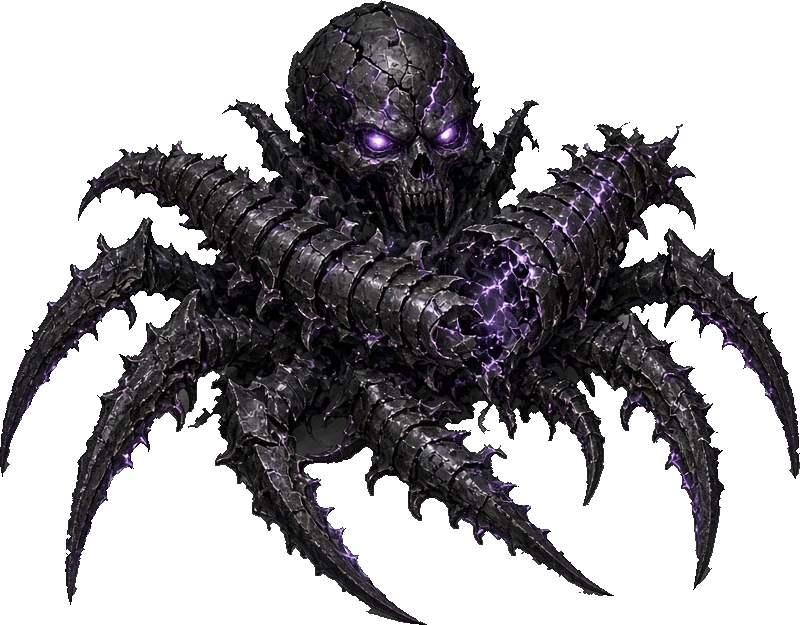
#> input picture art/bosses/coilspire/hitdeath_v1/remains_plate.png, 800 x 625 px, given in place of sov_front.png, which was not available
$ python sov3.py out.png
#> lines starting #> are read from the running program, lines starting #| are printed output that depends on the picture; after the words box and inside, x2 and y2 are one past the last pixel; in counts of white or black regions, pixels touching at a corner belong together; pictures that were not available may be replaced by others from this repository, and a replacement may not be noted
### art/bosses/sheaf_sovereign/scripts/rig2.py
import numpy as np, cv2, os, subprocess, sys
from PIL import Image, ImageDraw, ImageFont, ImageFilter
from scipy import ndimage as nd
def load(n): return np.array(Image.open(n).convert('RGBA'))
# [5 lines left out: function poly, not called in this run]
# landmarks in key-half coords (640x720)
RIG={
 ('war','front'):dict(neck=(285,155),head=[(235,30),(330,30),(330,160),(235,160)],
     arm=[(140,165),(240,165),(245,440),(140,440)],sh=(228,180),
     scy=dict(poly=[(398,15),(480,15),(610,80),(610,310),(550,310),(462,125),(445,330),(382,338),(415,110)],shaft=[(392,330),(300,682)],w=20),hand=(395,325),newrot=150,
     hip=430),
 ('war','back'):dict(neck=(255,135),head=[(205,30),(310,30),(310,140),(205,140)],
     arm=[(85,140),(175,140),(180,430),(85,430)],sh=(165,150),
     scy=dict(poly=[(372,38),(462,28),(558,140),(548,302),(505,302),(452,112),(425,245),(392,255),(408,100)],shaft=[(405,258),(396,600)],w=18),hand=(405,255),newrot=0,
     hip=430),
 ('sov','front'):dict(neck=(330,175),head=[(262,25),(392,25),(392,180),(262,180)],
     arm=[(395,240),(472,250),(478,412),(398,412)],sh=(405,250),
     scy=dict(poly=[(40,370),(110,368),(235,355),(242,398),(122,447),(102,530),(197,642),(150,655),(42,560)],shaft=None),hand=(225,378),newrot=0,
     hip=450),
 ('sov','back'):dict(neck=(300,175),head=[(232,20),(368,20),(368,180),(232,180)],
     arm=[(118,200),(198,200),(200,425),(118,425)],sh=(195,205),
     scy=dict(poly=[(418,343),(472,358),(582,388),(578,562),(482,632),(448,626),(530,540),(520,452),(470,422),(418,402)],shaft=None),hand=(430,372),newrot=0,
     hip=450),
}
def sick_parts(a):
    m=a[...,3]>40; lab,k=nd.label(nd.binary_dilation(m,iterations=2)); sz=nd.sum(m,lab,range(1,k+1)); main=np.argmax(sz)+1; out=[]
    for l in range(1,k+1):
        if l!=main and sz[l-1]>800:
            mm=lab==l; ys,xs=np.nonzero(mm); p=a.copy(); p[~mm,3]=0; a[mm,3]=0; out.append(Image.fromarray(p).crop((xs.min()-2,ys.min()-2,xs.max()+3,ys.max()+3)))
    return out
# [48 lines left out: functions inpaint, build, not called in this run]
def rot(im,ang,c): return im.rotate(ang,center=c,resample=Image.BICUBIC)
# [54 lines left out: function pose, not called in this run]
# ---------------- scene (camera follows, tiles scroll) ----------------
QW,QH=960,540; TW,TH=96,48
DIRV={'n':(-1,-1),'e':(1,-1),'s':(1,1),'w':(-1,1)}
KEY={'w':('front',False),'s':('front',True),'e':('back',False),'n':('back',True)}
# [11 lines left out: function floor, not called in this run]
fnt=ImageFont.truetype('/usr/share/fonts/truetype/dejavu/DejaVuSans-Bold.ttf',40)
# [16 lines left out: function frameS, not called in this run]
# [11 lines that do not run on import are left out]

### art/bosses/sheaf_sovereign/scripts/sov3.py
# Sheaf Sovereign walk v3: jointed rig (hip/torso/head/scythe/hem strips), heavy regal stride,
# scythe pendulum, 6 orbiting sickles, falling straw bits (cut from the key), crown sheen glint.
import numpy as np, os, subprocess, sys, cv2
from PIL import Image, ImageDraw, ImageFilter
from scipy import ndimage as nd
import rig2
from rig2 import load, poly, rot, floor, fnt, KEY, DIRV, QW, QH
SC=0.38; DUR=8.0; CYC=4/3; SPEED=0.75      # 6 strides per loop, 6 tiles per loop -> seamless
def ease(x): x=np.clip(x,0,1); return x*x*(3-2*x)
def build(side):
    a=load(f'sov_{side}.png'); R=rig2.RIG[('sov',side)]; P=dict(R=R); sh=a.shape[:2]
    sick=rig2.sick_parts(a)
    if side=='front':   # 6th sickle overlaps the robe at lower right: lift it with a tight alpha-shape cut
        Y,X=np.mgrid[0:720,0:640]; mm=(((X>500)&(Y>385)&(Y<468))|((X>548)&(Y>385)&(Y<510)))&(a[...,3]>0)
        ys,xs=np.nonzero(mm); p=a.copy(); p[~mm,3]=0; a[mm,3]=0
        sick.append(Image.fromarray(p).crop((xs.min()-2,ys.min()-2,xs.max()+3,ys.max()+3)))
    if len(sick)<6: sick.append(sick[1].transpose(Image.FLIP_LEFT_RIGHT))   # back key: 5 free sickles painted, 6th = mirrored copy
    assert len(sick)==6, len(sick)
    P['sick']=sick
    sm=poly(sh,R['scy']['poly'])&(a[...,3]>0)
    scy=a.copy(); scy[~sm,3]=0; P['scy']=Image.fromarray(scy); P['hand']=R['hand']
    # fill under the scythe: robe texture only where robe exists on both sides, else open
    rb=((a[...,3]>120)&~sm).astype(np.uint8); n=30; L=np.zeros_like(rb); Rr=np.zeros_like(rb)
    for d in range(1,n): L[:,d:]|=rb[:,:-d]; Rr[:,:-d]|=rb[:,d:]
    U=np.zeros_like(rb); D=np.zeros_like(rb)
    for d in range(1,n): U[d:]|=rb[:-d]; D[:-d]|=rb[d:]
    robe=((L&Rr)|(U&D)).astype(bool)
    rgb=np.ascontiguousarray(a[...,:3]).copy()
    off=40 if side=='front' else -40; tex=np.roll(a,-off,axis=1); tm=np.roll(sm,-off,axis=1)
    fill=cv2.inpaint(rgb,cv2.dilate(sm.astype(np.uint8)*255,np.ones((3,3),np.uint8)),7,cv2.INPAINT_TELEA)
    fill=np.where(((tex[...,3]>120)&~tm)[...,None],tex[...,:3],fill)
    a=a.copy(); a[...,:3][sm]=fill[sm]; a[...,3][sm]=np.where(robe[sm],255,0)
    lab,nl=nd.label(a[...,3]>40); sz=nd.sum(np.ones(sh),lab,range(1,nl+1))
    a[...,3][(lab>0)&np.isin(lab,np.nonzero(sz<1500)[0]+1)]=0
    ys,xs=np.nonzero(a[...,3]>40); bot=ys.max(); P['bot']=bot; P['top']=ys.min(); P['xl'],P['xr']=xs.min(),xs.max()
    P['foot']=((xs[ys>bot-30].min()+xs[ys>bot-30].max())/2,bot)
    hip=R['hip']; Y=np.arange(720)[:,None].astype(float); X=np.arange(640)[None,:].astype(float)
    hb=poly(sh,R['head']); fh=cv2.GaussianBlur(hb.astype(np.float32),(0,0),7); fh=np.clip((fh-0.1)/0.8,0,1)
    up=a.copy(); up[...,3]=(up[...,3]*np.clip((hip+25-Y)/40,0,1)).astype(np.uint8); P['upper']=Image.fromarray(up)
    un=a.copy(); un[...,:3]=(un[...,:3]*0.8).astype(np.uint8); un[...,3]=(un[...,3]*np.clip((Y-(hip-40))/30,0,1)).astype(np.uint8); P['under']=Image.fromarray(un)
    hd=a.copy(); hd[...,3]=(hd[...,3]*fh).astype(np.uint8); P['head']=Image.fromarray(hd)
    # crown sheen mask: bright gold pixels in the top of the head box
    hy0=R['head'][0][1]; cr=(Y<hy0+70)&hb
    g=a[...,:3].astype(float); gold=np.clip((g[...,0]-90)/80,0,1)*(g[...,0]>g[...,2]+30)
    P['crown']=(gold*cr*(a[...,3]/255)).astype(np.float32)
    mid=hip+(bot-hip)*0.5; edges=np.linspace(P['xl']-5,P['xr']+5,6); strips=[]
    for i in range(5):
        x0,x1=edges[i],edges[i+1]; fe=16; wx=np.clip(np.minimum(X-x0+fe,x1-X+fe)/(2*fe),0,1)
        for j,(y0,y1) in enumerate(((hip,mid),(mid,bot+10))):
            wy=np.clip(np.minimum(Y-y0+fe*(2 if j==0 else 1),y1-Y+fe)/(2*fe),0,1)
            s=a.copy(); s[...,3]=(s[...,3]*wx*wy).astype(np.uint8); strips.append((i,j,Image.fromarray(s),((x0+x1)/2,y0)))
    P['strips']=strips
    # straw bits: small painted fragments from the cape fringe (gold strands)
    rng=np.random.default_rng(3); bits=[]
    cand=np.argwhere((gold>0.6)&(a[...,3]>200)&(Y>hip-60)&(Y<bot-40))
    for k in range(14):
        y,x=cand[rng.integers(len(cand))]; w,h=int(rng.integers(10,18)),int(rng.integers(18,30))
        b=a[y-h//2:y+h//2,x-w//2:x+w//2].copy()
        ys_,xs_=np.mgrid[0:b.shape[0],0:b.shape[1]]
        el=((xs_-b.shape[1]/2)/(b.shape[1]/2))**2+((ys_-b.shape[0]/2)/(b.shape[0]/2))**2
        gb=b[...,:3].astype(float); gm=np.clip((gb[...,0]-80)/70,0,1)
        b[...,3]=(b[...,3]*np.clip(1.2-el,0,1)*np.clip(gm*1.6,0,1)).astype(np.uint8)
        bits.append(Image.fromarray(b))
    P['bits']=bits
    return P
# [86 lines left out: functions pose, straw, frameS, not called in this run]
if __name__=='__main__':
    PP={s:build(s) for s in ('front','back')}
#> in load, returned value is the input picture: shape (625, 800, 4); mean R, G, B, A 79.5, 77.6, 80.8, 113.7
#> in sick_parts, `m = a[..., 3] > 40`:
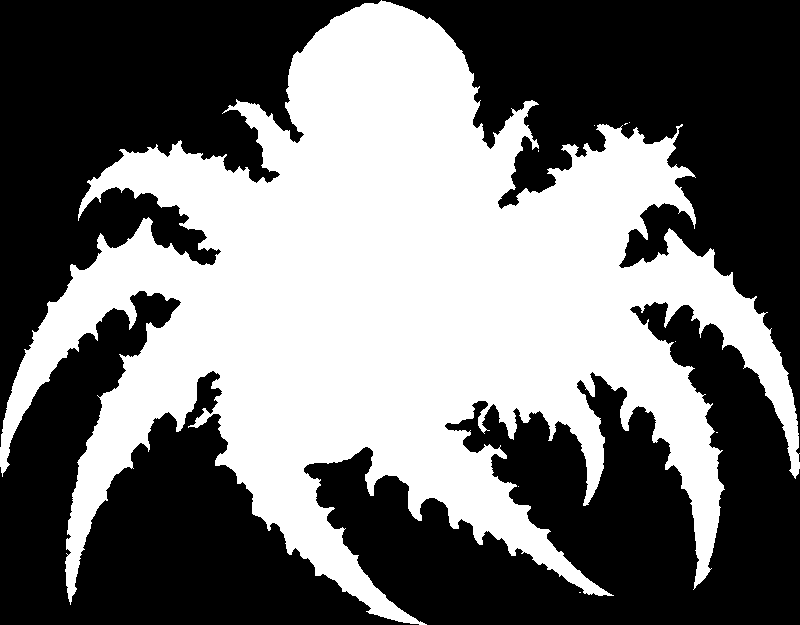
#> m: shape (625, 800) bool; 44.6% white; 9 white regions (8 under 20 px), largest, box (x1, y1, x2, y2) and area: (0, 0, 800, 625) 222986
#> in sick_parts, `lab, k = nd.label(nd.binary_dilation(m, iterations=2))`:
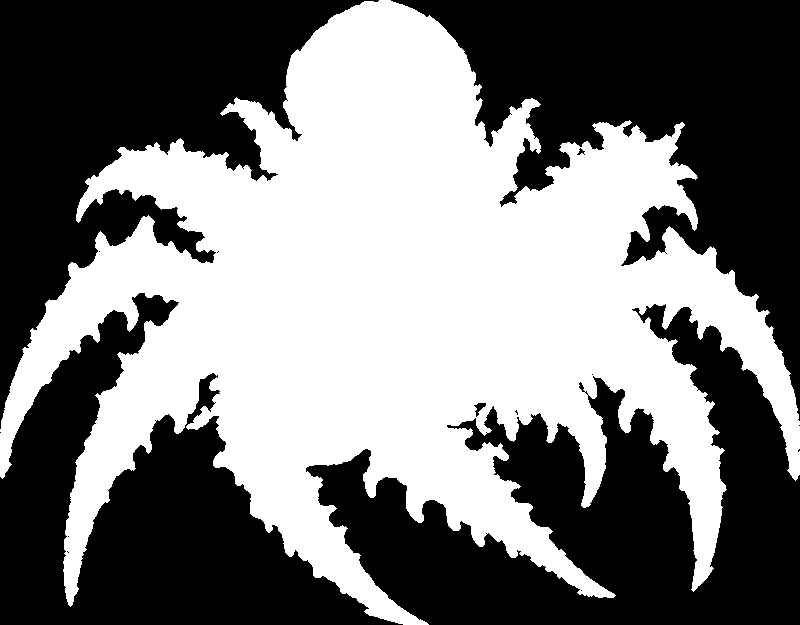
#> lab: shape (625, 800) int32; values 0 (black) and 1 (white), 47.4% white; 1 white region, box (x1, y1, x2, y2) and area: (0, 0, 800, 625) 237014
#> in sick_parts, `lab, k = nd.label(nd.binary_dilation(m, iterations=2))`: k = 1
#> in sick_parts, `sz = nd.sum(m, lab, range(1, k + 1))`: sz = [223001]
#> in sick_parts, `main = np.argmax(sz) + 1`: main = 1
#> after the loop in sick_parts, `for l in range(1,k+1):`: out = []
#> (the run stopped early here; a loop or call above may not have finished)
